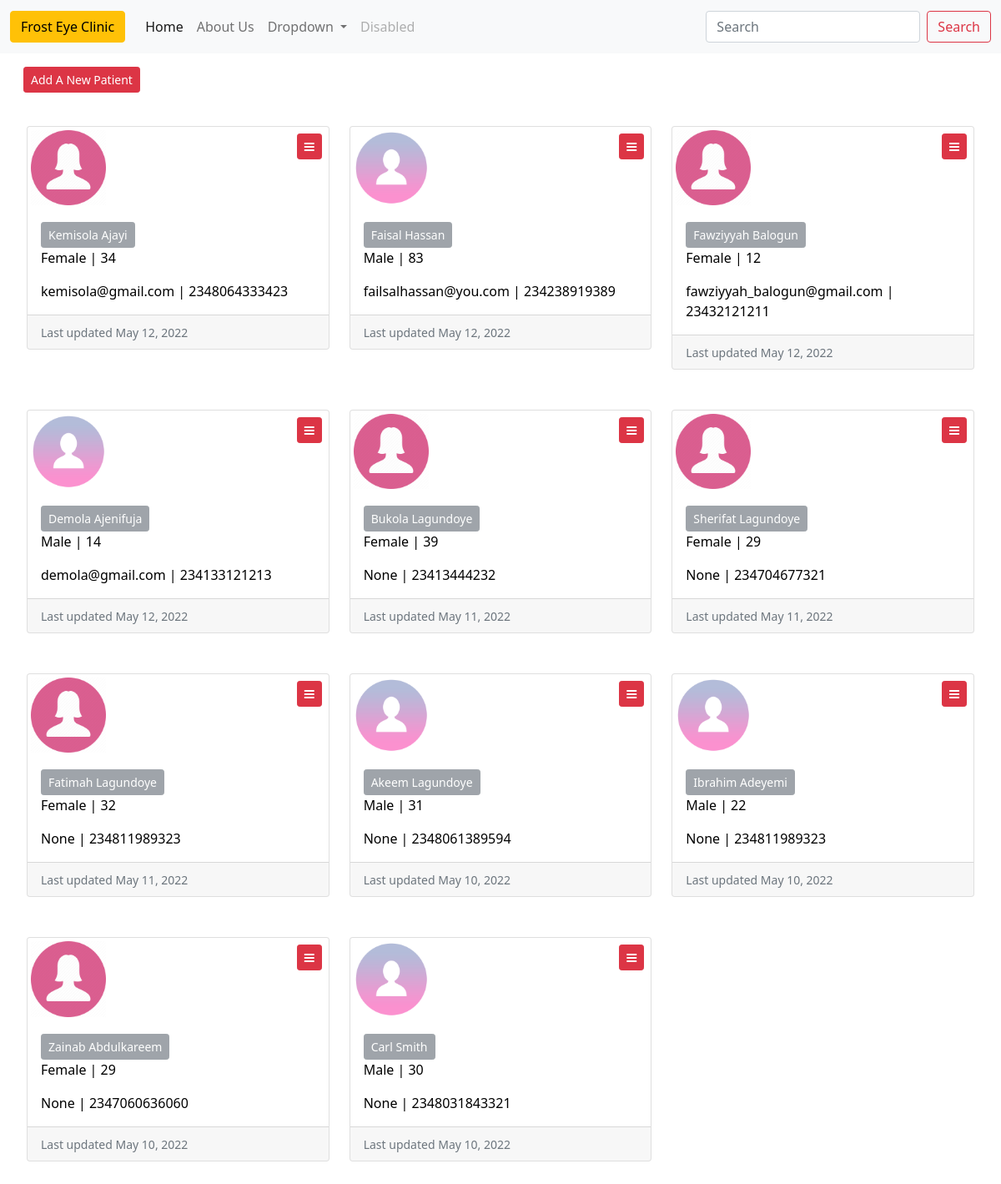
Page /office_app/ on the earlier database version.
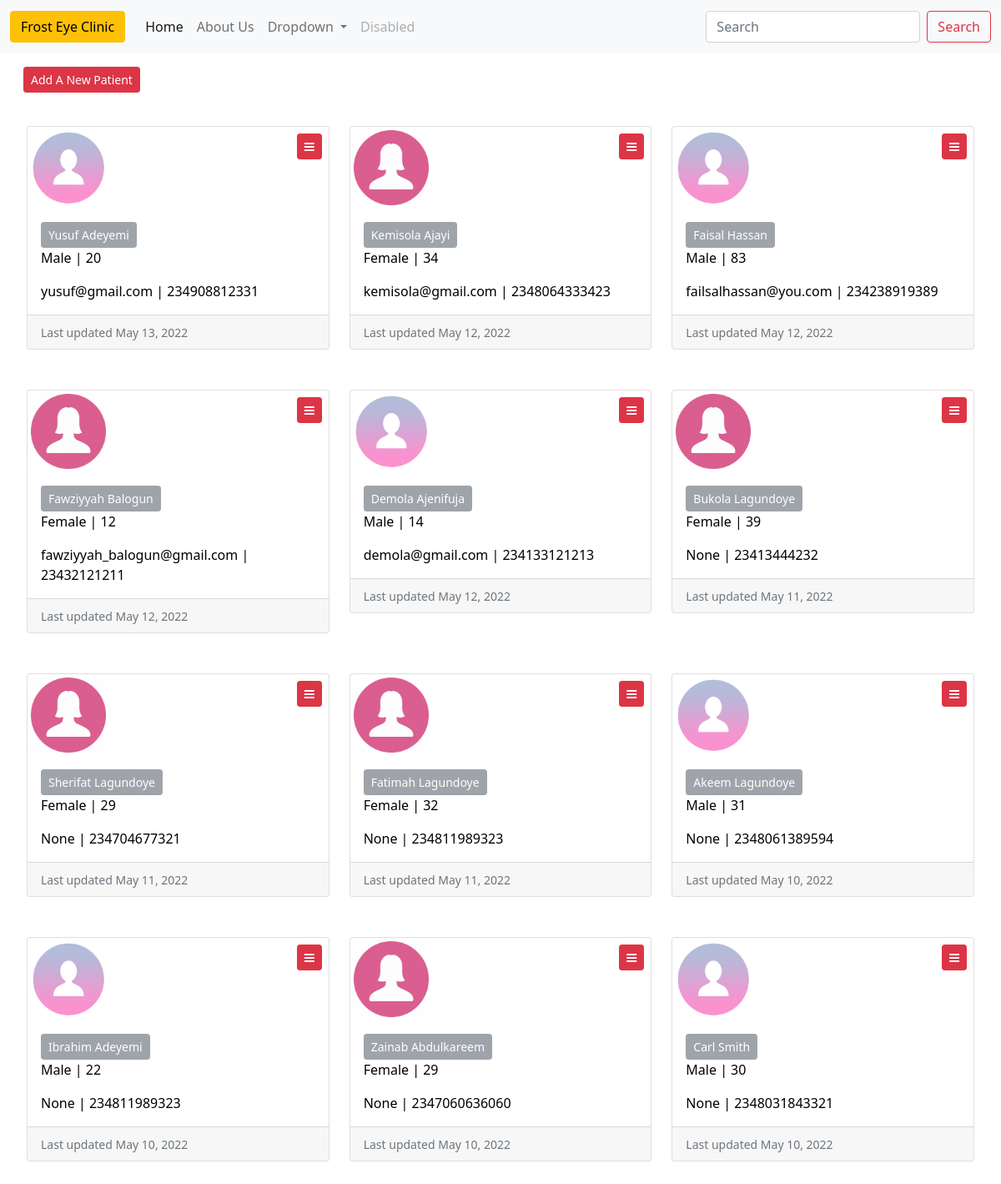
Same page on the later database version.
### office_app/models.py (models this page shows, shortened)
class Patient(models.Model):
    FEMALE = 'F'
    MALE = 'M'
    GENDER_CHOICES = [
        ('Female', 'Female'),
        ('Male', 'Male')
    ]
    first_name = models.CharField(max_length=25)
    last_name = models.CharField(max_length=25)
    age = models.IntegerField(default=1)
    email = models.EmailField(null=True, blank=True)
    phone_number = models.IntegerField(default=1)
    timestamp = models.DateTimeField(auto_now_add=True, null=True)
    gender = models.CharField(max_length=10, choices=GENDER_CHOICES, null=True)
    profile_img = models.ImageField(upload_to ='uploads/% Y/% m/% d/', null=True, blank=True)
    is_active = models.BooleanField(default=True)
    @property
    def full_name(self):
        return f'{self.first_name} {self.last_name}'
    @property
    def is_male(self):
        if self.gender == 'Male':
            return True
    @property
    def is_female(self):
        if self.gender == 'Female':
            return True
    @property
    def last_updated(self):
        return self.timestamp.date()

### office_app/views.py (the view)
# urls.py: path('', HomeView.as_view(), name='list_patients'),
class HomeView(ListView):
    model = Patient
    queryset = Patient.objects.all().order_by('-id')
    context_object_name = 'patients'

### office_app/templates/office_app/patient_list.html (shortened to what this page needs)
{% extends 'base.html' %}
{% load static %}
{% block content %}
        <div class="m-3">
            <a href="{% url 'office_app:add_patient' %}">
                <button class="btn btn-danger btn-sm">
                    Add A New Patient
                </button>
            </a>
        </div>
        <div class="row row-cols-3 m-2">
            {% for patient in patients %}
                <div class="col">
                    <a href="{% url 'office_app:patient_detail' patient_id=patient.pk %}">
                        <div class="card my-4">
                            <div class="">
                                <div class="image-left">
                                    {% if patient.image %}
                                        <img src="{{ patient.image }}" class="card-img-top" alt="...">
                                    {% elif patient.is_male %}
                                        <img src="{% static 'office_app/male_icon.png' %}" class="card-img-top m-1" alt="...">
                                    {% elif patient.is_female %}
                                        <img src="{% static 'office_app/female_icon.webp' %}" class="card-img-top m-1" alt="...">
                                    {% else %}
                                        <img src="{% static 'office_app/male_icon.png' %}" class="card-img-top" alt="...">
                                    {% endif %}
                                </div>
                                <div class="dropdown dropdown-right m-2">
                                    <a class="btn btn-danger btn-sm" href="#" role="button" id="dropdownMenuLink" data-bs-toggle="dropdown" aria-expanded="false">
                                        <i class="fa fa-bars" aria-hidden="true"></i>
                                    </a>
                                </div>
                            </div>
                            <div class="card-body">
                                <button class="btn btn-secondary btn-sm disabled">{{ patient.full_name }}</button>
                                <p class="card-text">{{ patient.gender }} | {{ patient.age }}</p>
                                <p class="card-text">{{ patient.email }} | {{ patient.phone_number }}</p>
                            </div>
                            <div class="card-footer">
                                <small class="text-muted">Last updated {{ patient.last_updated }}</small>
                            </div>
                        </div>
                    </a>
                </div>
            {% endfor %}
        </div>
{% endblock %}

Differences in the rows shown:
added Patient: full_name "Yusuf Adeyemi", gender "Male", age "20", email "yusuf@gmail.com", phone_number "234908812331", last_updated "May 13, 2022"
